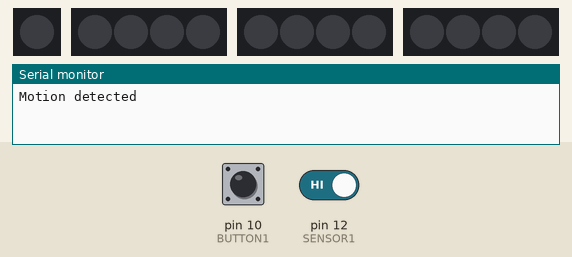
Bench run of a sketch on a simulated Arduino Uno, built with avr-gcc and run on an emulated ATmega328P. Shown: 1 RGB LEDs in strip order, left to right, 3 × 4 RGB LEDs in strip order, left to right, the last lines printed to the serial monitor. Inputs (shaded band) come from the test bench; at power-on: pin 10 (BUTTON1) HIGH, pin 12 (SENSOR1) HIGH. Dim RGB values are drawn brighter than linear.

Above: at 1.2 s.
1.3 s: pin 10 (BUTTON1) pulled LOW for 0.15 s
2.9 s: pin 10 (BUTTON1) pulled LOW for 1 s
At 4.0 s:
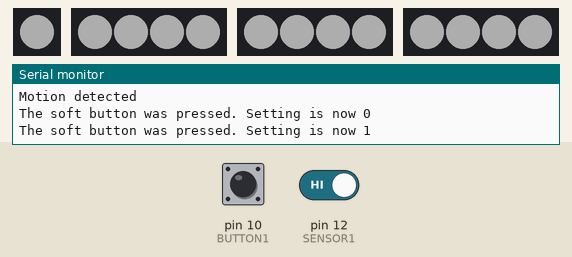
5.4 s: pin 10 (BUTTON1) pulsed LOW 5 times (0.12 s each, 0.3 s apart)
At 6.1 s:
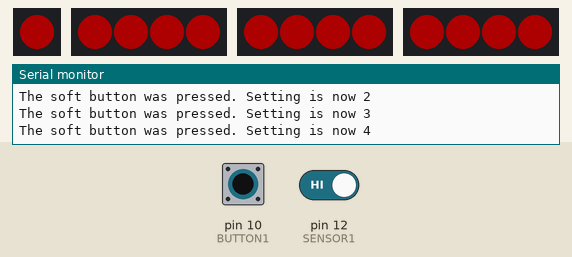
9.9 s: pin 10 (BUTTON1) pulled LOW for 3.2 s
Timing chart, 0 to 12.9 s (numbered marks = the images above; inputs shaded):
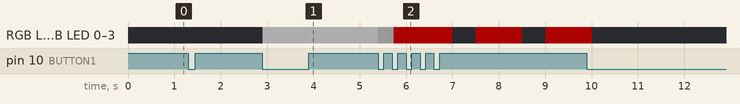

The sketch:

MountainSafetyJacket_fullworking_serial.ino
```cpp
//Hannah Rudin 11.28.2017
//Making Studio Final Project: Mountain Safety Jacket draft1

//PURPOSE: allow wearer to adjust through several light settings using single analog soft-button.
// Use tilt switch to read user's motion: if wearer is motionless for more than 10s,
// lights will begin blinking endlessly until circuit is reset. (This timer will last longer on the actual
// product, but is short for demo purposes.)

#include <Adafruit_NeoPixel.h>

//Output Pins
#define PIXEL_PIN_L 6 //left arm
#define PIXEL_PIN_R 1 //right arm
#define PIXEL_PIN_H 9 //head
#define BOARD_PIXEL 8 //floraboard neopixel

#define BRIGHTNESS 50

//neopixel on FLORA board
Adafruit_NeoPixel floraboard = Adafruit_NeoPixel(1, BOARD_PIXEL, NEO_GRB + NEO_KHZ800);

// pixel strips
Adafruit_NeoPixel leftstrip = Adafruit_NeoPixel(4, PIXEL_PIN_L, NEO_GRB + NEO_KHZ800);
Adafruit_NeoPixel rightstrip = Adafruit_NeoPixel(4, PIXEL_PIN_R, NEO_GRB + NEO_KHZ800);
Adafruit_NeoPixel headstrip = Adafruit_NeoPixel(4, PIXEL_PIN_H, NEO_GRB + NEO_KHZ800);

Adafruit_NeoPixel strip[] = {floraboard,leftstrip,rightstrip,headstrip};
int numPix[] = {floraboard.numPixels(),leftstrip.numPixels(),rightstrip.numPixels(),headstrip.numPixels()};
#define NUMSTRIPS 4

//// timer 10s (~1000 counts of 10ms)
//#define TIMER_MAX_COUNT 1000
//int timercount = 0;

//tilt switch
#define SENSOR1 12 //for sensing movement (tilt switch)
int LEDstate = HIGH;      // the current state of the output pin
int reading;           // the current reading from the input pin
int previous = LOW;    // the previous reading from the input pin
long time = 0;
long timer_max = 360000; //time to blink trigger = 360s = 6 min

// toggle settings
#define BUTTON1 10 //for toggling settings
int current = 0; // we'll use this variable to store a number corresponding to which button was pressed
int last = 0;
int setting = 0;


void setup()
{
  Serial.begin(9600);
  pinMode(SENSOR1, INPUT_PULLUP); //set tilt switch sensor as input

  pinMode(BUTTON1, INPUT_PULLUP); //set toggle button sensor as input

// initialize strips to off
for(int n = 0; n < NUMSTRIPS; n++)
{
    strip[n].setBrightness(BRIGHTNESS);
    strip[n].begin();
    strip[n].show();
}
}

void loop()
{


  //soft button
  if(digitalRead(BUTTON1) == LOW)
  {
    current = 1;
  } else if (digitalRead(BUTTON1) == HIGH) {
    current = 0;
  }

  if (current == 1 && current != last){
      Serial.print("The soft button was pressed. Setting is now ");
      Serial.println(setting);
      toggleLights(setting);
      delay(30);
      setting += 1; // moved this to below the LED function call so that it has a chance to be zero
    }

if(setting > 4)
{
  setting = 0;
}

  //movement sensor
  int switchstate;
  reading = digitalRead(SENSOR1);
  // If the switch changed, due to bounce or pressing...
  if (reading != previous) {
    // reset the debouncing timer
    time = millis();
    Serial.println("Motion detected");

  }

  if ((millis() - time) > timer_max) {
     // whatever the switch is at, its been there for a long time
     endlessBlink();
}
previous = reading;
// store last button state for comparing next time through the loop
  last = current;
}

void toggleLights(int setting)
{
  switch(setting) {
    case 0:
      allOff();
      break;
    case 1:
      allBrightWhite();
      break;
    case 2:
      allHalfWhite();
      break;
    case 3:
      allBrightRed();
      break;
    case 4:
      exitBlink(4);
      break;
//    case 5:
//      wristsBrightWhite();
//      break;
    default:
      allOff();
  }
showStrips();
}

void endlessBlink()
{
  while(1)
  {
    Serial.println("endless blink");
    for(int s = 0; s < 3; s++)
    {
    allBrightRed();
    showStrips();
    delay(200);
    allOff();
    showStrips();
    delay(100);
    }

    for(int o = 0; o < 3; o++)
    {
    allBrightRed();
    showStrips();
    delay(500);
    allOff();
    showStrips();
    delay(100);
    }

    for(int s = 0; s < 3; s++)
    {
    allBrightRed();
    showStrips();
    delay(200);
    allOff();
    showStrips();
    delay(100);
    }

    delay(1000);
  }
}

void exitBlink(int setting)
{
  int current = setting;
  int button;
  while(current == setting)
  {
    allBrightRed();
    showStrips();
    delay(1000);
    allOff();
    showStrips();
    delay(500);
   button = digitalRead(BUTTON1);
    if(button == LOW)
    {
      current += 1;
    }
  }
}

void allBrightWhite()
{
  for(int n = 0; n < NUMSTRIPS; n++)
  {
    strip[n].setBrightness(BRIGHTNESS);
    for(int p = 0; p < numPix[n]; p++)
    {
    strip[n].setPixelColor(p, strip[n].Color(255,255,255));
    }
  }
}

void allHalfWhite()
{
  for(int n = 0; n < NUMSTRIPS; n++)
  {
    strip[n].setBrightness(BRIGHTNESS/2);
    for(int p = 0; p < numPix[n]; p++)
    {
    strip[n].setPixelColor(p, strip[n].Color(255,255,255));
    }
  }
}

void allBrightRed()
{
  for(int n = 0; n < NUMSTRIPS; n++)
  {
    strip[n].setBrightness(BRIGHTNESS);
    for(int p = 0; p < numPix[n]; p++)
    {
    strip[n].setPixelColor(p, strip[n].Color(255,0,0));
    }
  }
}

void headBrightWhite()
{
  leftstrip.setBrightness(BRIGHTNESS);
  floraboard.setBrightness(BRIGHTNESS);

  for(int p = 0; p < 4; p++)
  {
    leftstrip.setPixelColor(p, leftstrip.Color(255,255,255));
  }
  floraboard.setPixelColor(1,floraboard.Color(255,255,255));
}

void wristsBrightWhite()
{
  leftstrip.setBrightness(BRIGHTNESS);
  floraboard.setBrightness(BRIGHTNESS);

  for(int p = 4; p < 12; p++)
  {
    leftstrip.setPixelColor(p, leftstrip.Color(255,255,255));
  }
  floraboard.setPixelColor(1,floraboard.Color(255,255,255));
}

void allOff()
{
  for(int n = 0; n < NUMSTRIPS; n++)
  {
    strip[n].setBrightness(BRIGHTNESS);
    for(int p = 0; p < numPix[n]; p++)
    {
    strip[n].setPixelColor(p, strip[n].Color(0,0,0));
    }
  }
}

void showStrips()
{
  for(int n = 0; n < NUMSTRIPS; n++)
  {
    strip[n].show();
  }
}
```

Measured:
- after the input at 2.9 s, RGB LED 0, RGB LED 0–3, RGB LED 0–3, RGB LED 0–3: off → RGB(50, 50, 50) at once
- after the input at 5.4 s, RGB LED 0, RGB LED 0–3, RGB LED 0–3, RGB LED 0–3: RGB(50, 50, 50) → RGB(25, 25, 25) at once, → RGB(50, 0, 0) 0.33 s later, → off 1.3 s later, → RGB(50, 0, 0) 0.50 s later, … (6 changes in this stretch)
